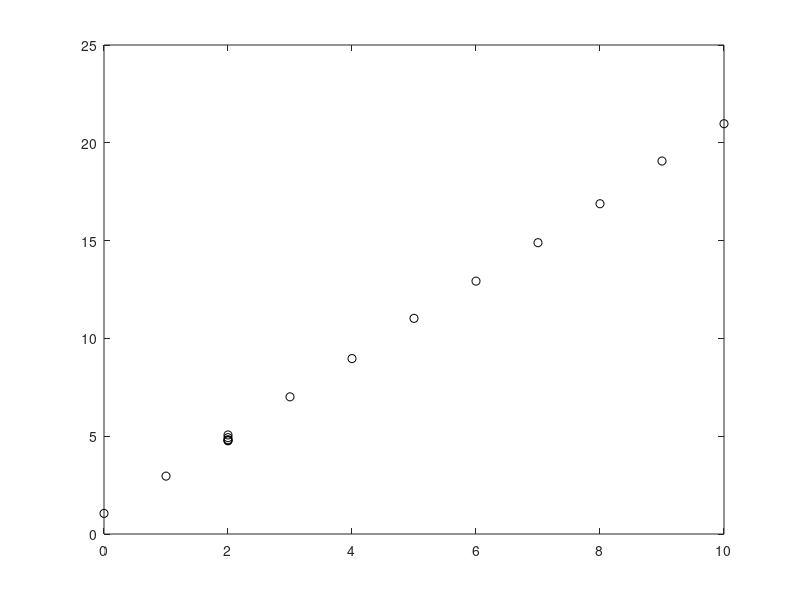

Here is the MATLAB script that generated this plot: (Note: this script raises an error after producing the figure.)
F = @(x)([ones(size(x,1),1) , x]);
x = [[0:10]' ; 2 ; 2 ; 2 ; 2];
n = length(x);

e = 0.1.*randn(n,1);

y = 2.*x + 1 + e; 

plot(x,y , 'ko')
hold on


D = F(x);
Beta = WeightedLS(D , diag( ones(n,1) ) ./ n , y);
plot(x,D*Beta, 'bx-')

%%
x2 = [0:10]';
y2 = y;
y2(3) = mean([y(3) ; y(12:end)]);
y2(12:end) = [];
D2 = F(x2);
W3 = ones(length(x2) , 1);
W3(3) = 5;
W3 = W3 ./ length(W3);
Beta2 = WeightedLS(D2 , diag(W3) , y2);
plot(x2,D2*Beta2, 'gx-')

% Same Beta as before.

%%

x2 = [0:10]';
y3 = y2;
y2(3) = mean([y(3) ; y(12:end)]);
y2(12:end) = [];
D2 = F(x2);
W3 = ones(length(x2) , 1);
W3 = W3 ./ length(W3);
Beta3 = WeightedLS(D2 , diag(W3) , y2);
plot(x2,D2*Beta3, 'rx-')

% Difference Beta as before.